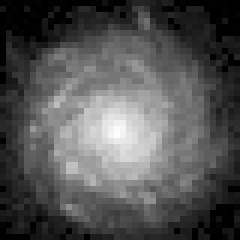
#> input picture Data_Preprocessing/Image_Processing/spiral_galaxy.jpg, 40 x 40 px (shown 6 times larger)
$ jupyter execute 2_Image_Augmentation.ipynb
#> lines starting #> are read from the running program, lines starting #| are printed output that depends on the picture
[cell 1]
import numpy as np
import matplotlib.pyplot as plt
import cv2

## Augment a spiral galaxy image

[cell 2]
img = cv2.imread('spiral_galaxy.jpg',0) #0 for gray and 1 for color
#> img is the input picture: shape (40, 40); min 0, max 253, mean 83.2
#img = cv2.cvtColor(img, cv2.COLOR_BGR2GRAY)
plt.imshow(img)
plt.show()

[cell 3]
img.shape
#> Out = (40, 40)

## Affine Transformation

[cell 4]
# points for the affine transformation
ip = 10 #inclination point
pts1 = np.float32([[20,5],[5,20],[35,20]])#(y,x)
pts2 = np.float32([[20,ip],[5,20],[35,20]])

[cell 5]
plt.imshow(img)
plt.scatter(pts1[:,0],pts1[:,1],c='red')
plt.scatter(pts2[:,0],pts2[:,1],c='orange')
plt.show()
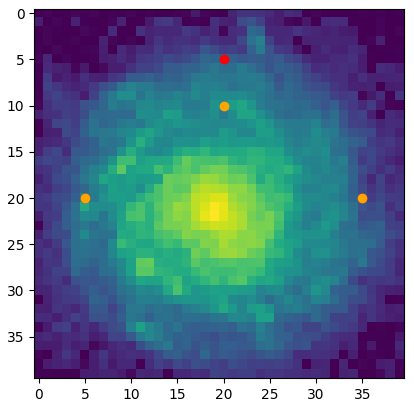
#> figure drawn by matplotlib, 1 panel

[cell 6]
M = cv2.getAffineTransform(pts1,pts2)

[cell 7]
dst = cv2.warpAffine(img,M,(img.shape[1],img.shape[0]))
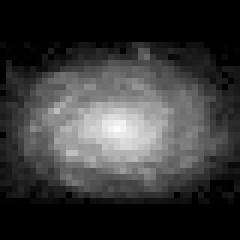
#> dst: shape (40, 40) (shown 6 times larger); min 0, max 252, mean 55.6

[cell 8]
plt.imshow(dst)
plt.show()

## Rotation

[cell 9]
ra = 45 #rotation angle

[cell 10]
M = cv2.getRotationMatrix2D((img.shape[1]/2,img.shape[0]/2),ra,1)#center, angle, scale

[cell 11]
dst2 = cv2.warpAffine(dst,M,(img.shape[1],img.shape[0]))
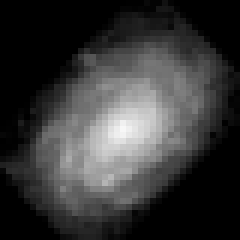
#> dst2: shape (40, 40) (shown 6 times larger); min 0, max 247, mean 55.3

[cell 12]
plt.imshow(dst2)
plt.show()

## Perspective Transformation

[cell 13]
# perspective points
pr=5
pts1 = np.float32([[5,5],[35,5],[5,35],[35,35]])
pts2 = np.float32([[5+pr,5+pr],[35-pr,5+pr],[5+pr,35-pr],[35-pr,35-pr]])

[cell 14]
M = cv2.getPerspectiveTransform(pts1,pts2)

[cell 15]
dst3 = cv2.warpPerspective(dst2,M,(img.shape[1],img.shape[0]))
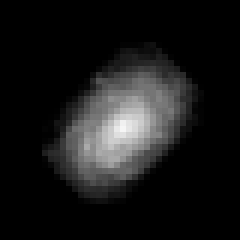
#> dst3: shape (40, 40) (shown 6 times larger); min 0, max 245, mean 24.6

[cell 16]
plt.imshow(dst3)
plt.show()

## Flipping

[cell 17]
dst4 = np.fliplr(dst3)
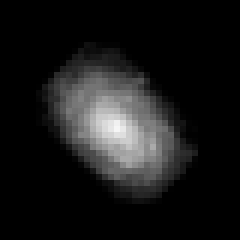
#> dst4: shape (40, 40) (shown 6 times larger); min 0, max 245, mean 24.6

[cell 18]
plt.imshow(dst4)
plt.show()

## Add noise

[cell 19]
def add_noise(x):
    y = x + np.random.randint(-10,10,(x.shape[0],x.shape[1]))
    y = np.where(y>255,255,y)
    y = np.where(y<0,0,y)
    return y

[cell 20]
dst5 = add_noise(dst4)

[cell 21]
plt.imshow(dst5)
plt.show()

## Save image

[cell 22]
cv2.imwrite('object.jpg', dst5, params=None)
#> Out = True

## Define a function for image augmentation

[cell 23]
def Image_Augmentation(x):
    # Affine Transformation
    ip = np.random.uniform(5,15)#inclination point
    pts1 = np.float32([[20,5],[5,20],[35,20]])#(y,x)
    pts2 = np.float32([[20,ip],[5,20],[35,20]])
    M = cv2.getAffineTransform(pts1,pts2)
    x = cv2.warpAffine(x,M,(x.shape[1],x.shape[0]))
    # Rotation
    ra = np.random.uniform(0,180)
    M = cv2.getRotationMatrix2D((x.shape[1]/2,x.shape[0]/2),ra,1)
    x = cv2.warpAffine(x,M,(x.shape[1],x.shape[0]))
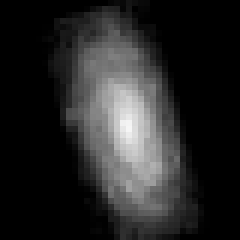
#> x: shape (40, 40) (shown 6 times larger); min 0, max 245, mean 38.4
    # Perspective Transformation
    pr = np.random.uniform(0,10)
    pts1 = np.float32([[5,5],[35,5],[5,35],[35,35]])
    pts2 = np.float32([[5+pr,5+pr],[35-pr,5+pr],[5+pr,35-pr],[35-pr,35-pr]])
    M = cv2.getPerspectiveTransform(pts1,pts2)
    x = cv2.warpPerspective(x,M,(x.shape[1],x.shape[0]))
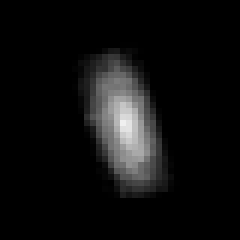
#> x: shape (40, 40) (shown 6 times larger); min 0, max 240, mean 14.8
    # Flipping
    rr = np.random.randint(0,2)
    if rr==1:
        x = np.fliplr(dst3)
    # Add noise
    x = x + np.random.randint(-10,10,(x.shape[0],x.shape[1]))
    x = np.where(x>255,255,x)
    x = np.where(x<0,0,x)
    return x

[cell 24]
test = Image_Augmentation(img)

[cell 25]
plt.imshow(Image_Augmentation(img))
#> in Image_Augmentation (call 2), `x = cv2.warpAffine(x,M,(x.shape[1],x.shape[0]))`:
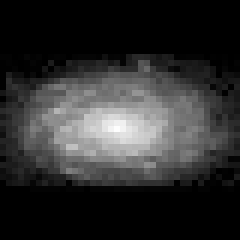
#> x: shape (40, 40) (shown 6 times larger); min 0, max 253, mean 46
#> in Image_Augmentation (call 2), `x = cv2.warpAffine(x,M,(x.shape[1],x.shape[0]))`:
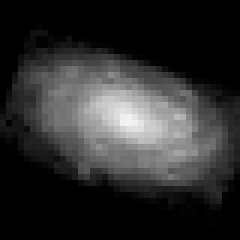
#> x: shape (40, 40) (shown 6 times larger); min 0, max 243, mean 45.8
#> in Image_Augmentation (call 2), `x = cv2.warpPerspective(x,M,(x.shape[1],x.shape[0]))`:
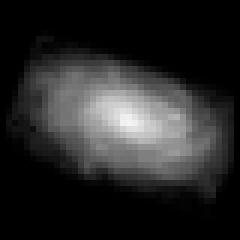
#> x: shape (40, 40) (shown 6 times larger); min 0, max 243, mean 40

$ run again, with Data_Preprocessing/Image_Processing/Pleiades_Star_Cluster.jpg copied over Data_Preprocessing/Image_Processing/spiral_galaxy.jpg
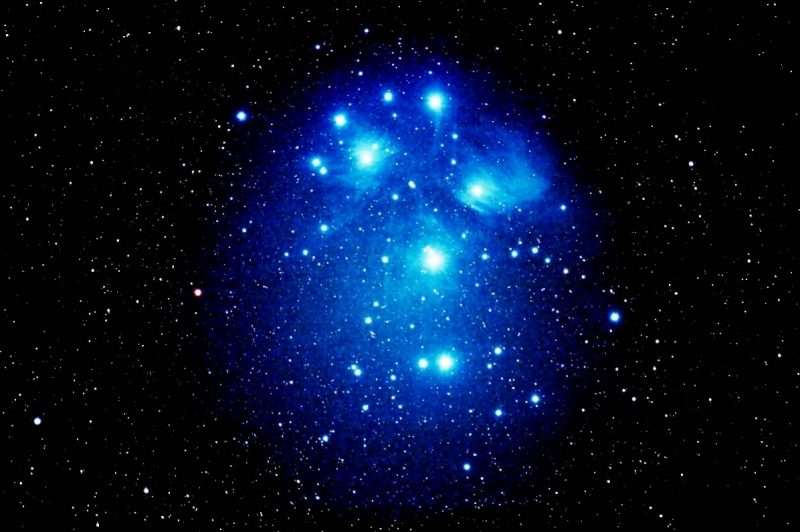
#> input picture Data_Preprocessing/Image_Processing/Pleiades_Star_Cluster.jpg, 800 x 532 px
#> `plt.show()`:
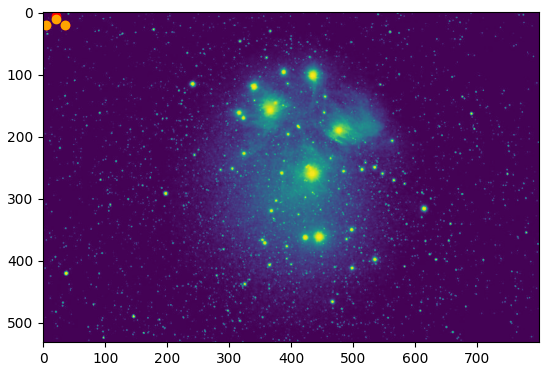
#> figure drawn by matplotlib, 1 panel
#> `cv2.imwrite('object.jpg', dst5, params=None)`: Out = True
#> in Image_Augmentation (call 2), `x = cv2.warpPerspective(x,M,(x.shape[1],x.shape[0]))`:
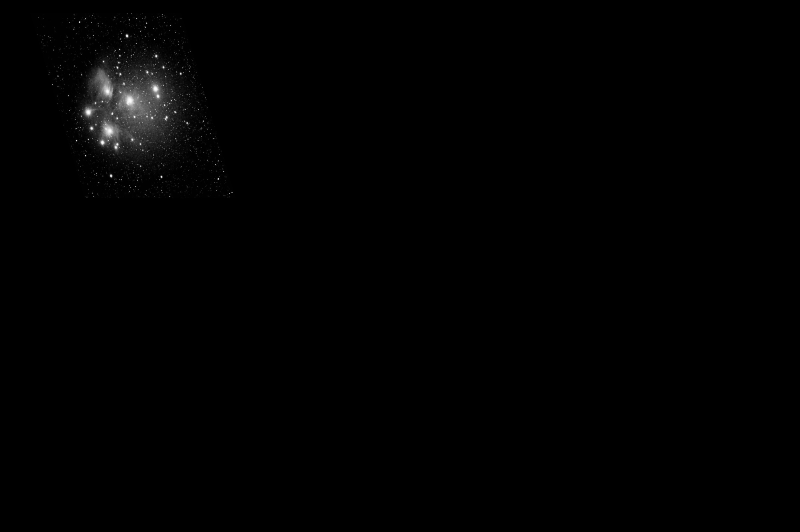
#> x: shape (532, 800); min 0, max 253, mean 1.6
